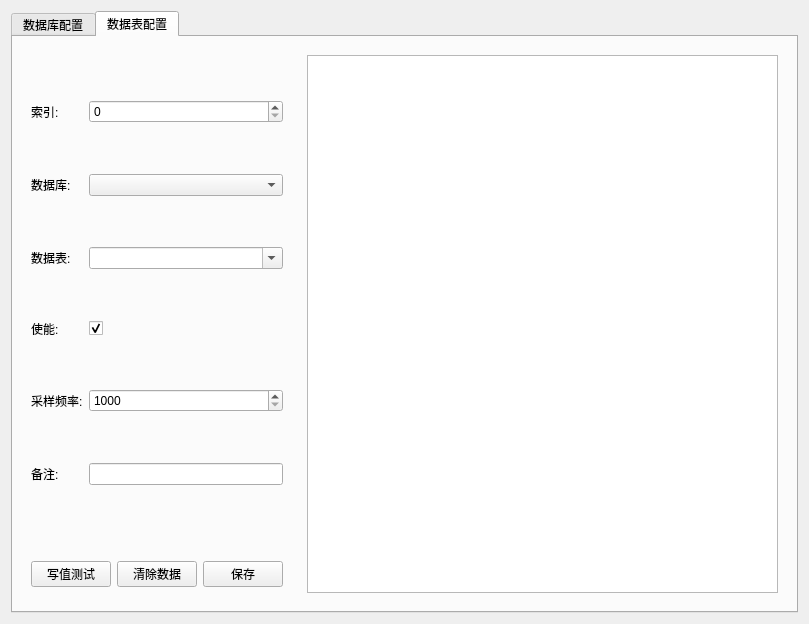
<?xml version="1.0" encoding="UTF-8"?>
<ui version="4.0">
 <class>ConfigDialog</class>
 <widget class="QDialog" name="ConfigDialog">
  <property name="geometry">
   <rect>
    <x>0</x>
    <y>0</y>
    <width>809</width>
    <height>624</height>
   </rect>
  </property>
  <property name="cursor">
   <cursorShape>ArrowCursor</cursorShape>
  </property>
  <property name="windowTitle">
   <string>INFLUXDB数据库配置界面</string>
  </property>
  <property name="windowIcon">
   <iconset resource="image.qrc">
    <normaloff>:/influxDb.png</normaloff>:/influxDb.png</iconset>
  </property>
  <layout class="QGridLayout" name="gridLayout">
   <item row="0" column="0">
    <widget class="QTabWidget" name="tabWidget">
     <property name="currentIndex">
      <number>1</number>
     </property>
     <property name="tabBarAutoHide">
      <bool>true</bool>
     </property>
     <widget class="QWidget" name="Tab1">
      <attribute name="title">
       <string>数据库配置</string>
      </attribute>
      <layout class="QGridLayout" name="gridLayout_7" rowstretch="9,1" columnstretch="3,7">
       <item row="0" column="0">
        <widget class="QWidget" name="widget_4" native="true">
         <layout class="QGridLayout" name="gridLayout_2">
          <item row="0" column="0">
           <widget class="QLabel" name="Label">
            <property name="text">
             <string>索引:</string>
            </property>
           </widget>
          </item>
          <item row="0" column="1">
           <widget class="QSpinBox" name="index1">
            <property name="minimum">
             <number>0</number>
            </property>
           </widget>
          </item>
          <item row="1" column="0">
           <widget class="QLabel" name="Label_2">
            <property name="text">
             <string>名称:</string>
            </property>
           </widget>
          </item>
          <item row="1" column="1">
           <widget class="QLineEdit" name="name1"/>
          </item>
          <item row="2" column="0">
           <widget class="QLabel" name="Label_3">
            <property name="text">
             <string>使能:</string>
            </property>
           </widget>
          </item>
          <item row="2" column="1">
           <widget class="QCheckBox" name="enable1">
            <property name="checked">
             <bool>true</bool>
            </property>
           </widget>
          </item>
          <item row="3" column="0">
           <widget class="QLabel" name="Label_4">
            <property name="text">
             <string>备注:</string>
            </property>
           </widget>
          </item>
          <item row="3" column="1">
           <widget class="QLineEdit" name="desc1"/>
          </item>
          <item row="4" column="0">
           <widget class="QLabel" name="Label_5">
            <property name="text">
             <string>用户名:</string>
            </property>
           </widget>
          </item>
          <item row="4" column="1">
           <widget class="QLineEdit" name="username"/>
          </item>
          <item row="5" column="0">
           <widget class="QLabel" name="Label_6">
            <property name="text">
             <string>密码:</string>
            </property>
           </widget>
          </item>
          <item row="5" column="1">
           <widget class="QLineEdit" name="password"/>
          </item>
          <item row="6" column="0">
           <widget class="QLabel" name="Label_7">
            <property name="text">
             <string>地址:</string>
            </property>
           </widget>
          </item>
          <item row="6" column="1">
           <widget class="QLineEdit" name="address"/>
          </item>
          <item row="7" column="0">
           <widget class="QLabel" name="Label_8">
            <property name="text">
             <string>端口号:</string>
            </property>
           </widget>
          </item>
          <item row="7" column="1">
           <widget class="QLineEdit" name="port">
            <property name="styleSheet">
             <string notr="true">默认:8086</string>
            </property>
            <property name="text">
             <string>8086</string>
            </property>
           </widget>
          </item>
         </layout>
        </widget>
       </item>
       <item row="0" column="1" rowspan="2">
        <widget class="QWidget" name="widget_5" native="true">
         <layout class="QGridLayout" name="gridLayout_3">
          <item row="0" column="0">
           <widget class="QTableView" name="tableView1">
            <property name="enabled">
             <bool>true</bool>
            </property>
            <property name="lineWidth">
             <number>1</number>
            </property>
            <property name="editTriggers">
             <set>QAbstractItemView::NoEditTriggers</set>
            </property>
           </widget>
          </item>
         </layout>
        </widget>
       </item>
       <item row="1" column="0">
        <widget class="QWidget" name="widget_6" native="true">
         <layout class="QHBoxLayout" name="horizontalLayout">
          <item>
           <widget class="QPushButton" name="connectTest">
            <property name="text">
             <string>连接测试</string>
            </property>
           </widget>
          </item>
          <item>
           <widget class="QPushButton" name="clearDataBase">
            <property name="text">
             <string>清除数据</string>
            </property>
           </widget>
          </item>
          <item>
           <widget class="QPushButton" name="saveDataBase">
            <property name="text">
             <string>保存</string>
            </property>
           </widget>
          </item>
         </layout>
        </widget>
       </item>
      </layout>
     </widget>
     <widget class="QWidget" name="Tab2">
      <attribute name="title">
       <string>数据表配置</string>
      </attribute>
      <layout class="QGridLayout" name="gridLayout_6" rowstretch="9,1" columnstretch="3,7">
       <item row="0" column="0">
        <widget class="QWidget" name="widget" native="true">
         <layout class="QGridLayout" name="gridLayout_4">
          <item row="0" column="0">
           <widget class="QLabel" name="Label_15">
            <property name="text">
             <string>索引:</string>
            </property>
           </widget>
          </item>
          <item row="0" column="1">
           <widget class="QSpinBox" name="index2">
            <property name="minimum">
             <number>0</number>
            </property>
           </widget>
          </item>
          <item row="1" column="0">
           <widget class="QLabel" name="label_3">
            <property name="text">
             <string>数据库:</string>
            </property>
           </widget>
          </item>
          <item row="1" column="1">
           <widget class="QComboBox" name="dataBase"/>
          </item>
          <item row="2" column="0">
           <widget class="QLabel" name="Label_16">
            <property name="text">
             <string>数据表:</string>
            </property>
           </widget>
          </item>
          <item row="2" column="1">
           <widget class="QComboBox" name="name2">
            <property name="editable">
             <bool>true</bool>
            </property>
           </widget>
          </item>
          <item row="3" column="0">
           <widget class="QLabel" name="Label_17">
            <property name="text">
             <string>使能:</string>
            </property>
           </widget>
          </item>
          <item row="3" column="1">
           <widget class="QCheckBox" name="enable2">
            <property name="checked">
             <bool>true</bool>
            </property>
           </widget>
          </item>
          <item row="4" column="0">
           <widget class="QLabel" name="label">
            <property name="text">
             <string>采样频率:</string>
            </property>
           </widget>
          </item>
          <item row="4" column="1">
           <widget class="QSpinBox" name="frequency">
            <property name="minimum">
             <number>1000</number>
            </property>
            <property name="maximum">
             <number>999999999</number>
            </property>
            <property name="singleStep">
             <number>100</number>
            </property>
           </widget>
          </item>
          <item row="5" column="0">
           <widget class="QLabel" name="Label_18">
            <property name="text">
             <string>备注:</string>
            </property>
           </widget>
          </item>
          <item row="5" column="1">
           <widget class="QLineEdit" name="desc2"/>
          </item>
         </layout>
        </widget>
       </item>
       <item row="1" column="0">
        <widget class="QWidget" name="widget_3" native="true">
         <layout class="QHBoxLayout" name="horizontalLayout_2">
          <item>
           <widget class="QPushButton" name="getDataTest">
            <property name="text">
             <string>写值测试</string>
            </property>
           </widget>
          </item>
          <item>
           <widget class="QPushButton" name="clearDataTable">
            <property name="text">
             <string>清除数据</string>
            </property>
           </widget>
          </item>
          <item>
           <widget class="QPushButton" name="saveDataTable">
            <property name="text">
             <string>保存</string>
            </property>
           </widget>
          </item>
         </layout>
        </widget>
       </item>
       <item row="0" column="1" rowspan="2">
        <widget class="QWidget" name="widget_2" native="true">
         <layout class="QGridLayout" name="gridLayout_5">
          <item row="0" column="0">
           <widget class="QTableView" name="tableView2"/>
          </item>
         </layout>
        </widget>
       </item>
      </layout>
     </widget>
    </widget>
   </item>
  </layout>
 </widget>
 <resources>
  <include location="image.qrc"/>
 </resources>
 <connections/>
</ui>
